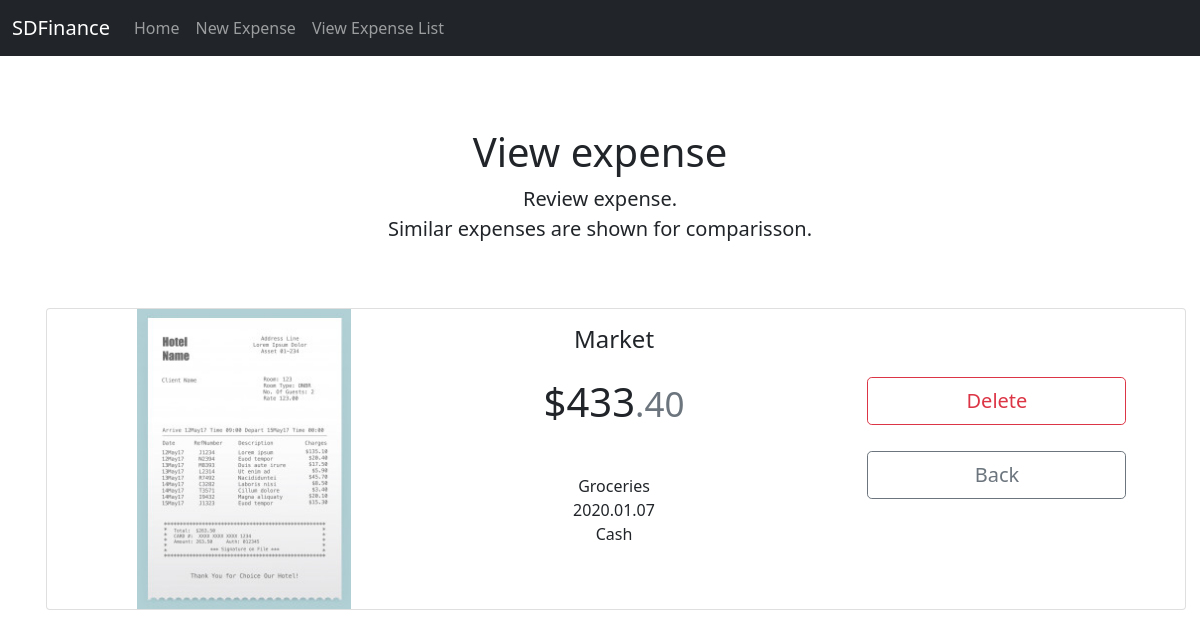
The app's page /view/4 with its own data.
### tables this page shows
CREATE TABLE "EXPENSES" (
	"ExpenseId"	INTEGER NOT NULL UNIQUE,
	"ExpenseDate"	NUMERIC,
	"ExpenseDescription"	TEXT NOT NULL,
	"ExpenseAmount"	NUMERIC NOT NULL,
	"AccountId"	INTEGER,
	"CategoryId"	INTEGER,
	"ExpenseStatus"	TEXT NOT NULL DEFAULT 'Ok',
	PRIMARY KEY("ExpenseId" AUTOINCREMENT),
	FOREIGN KEY("AccountId") REFERENCES "ACCOUNTS"("AccountId"),
	FOREIGN KEY("CategoryId") REFERENCES "CATEGORIES"("CategoryId")
);

CREATE TABLE "CATEGORIES" (
	"CategoryId"	INTEGER NOT NULL UNIQUE,
	"CategoryName"	TEXT NOT NULL,
	"CatergoryDescription"	TEXT NOT NULL,
	"CategoryNotes"	TEXT,
	"CategoryTag"	TEXT,
	PRIMARY KEY("CategoryId" AUTOINCREMENT)
);

CREATE TABLE "ACCOUNTS" (
	"AccountId"	INTEGER NOT NULL UNIQUE,
	"AccountName"	TEXT NOT NULL,
	"AccountDescription"	TEXT NOT NULL,
	"CurrencyId"	INTEGER NOT NULL,
	"AccountUser"	TEXT,
	"AccountNotes"	TEXT,
	PRIMARY KEY("AccountId" AUTOINCREMENT),
	FOREIGN KEY("CurrencyId") REFERENCES "CURRENCIES"
);

### app.py (the view)
@app.route("/view/<expense_id>")
def view(expense_id):
    query = f"SELECT ExpenseDate, ExpenseDescription, CategoryName, ACCOUNTS.AccountName, ExpenseAmount, ExpenseId FROM EXPENSES JOIN ACCOUNTS ON EXPENSES.AccountId=ACCOUNTS.AccountId JOIN CATEGORIES ON EXPENSES.CategoryId=CATEGORIES.CategoryId WHERE ExpenseId={expense_id}"
    table_list_data = cursor.execute(query)
    for data in table_list_data:
        expense_data = [data[0], data[1], data[2], data[3], format_amount_view_expense(data[4]), data[5]]
        break
    return render_template("expense_view.html", expense_data=expense_data)

### helpers.py (called while the page is built)
def format_amount_view_expense(amount):
    amount = float(amount) * -1
    formatted_float = "${:,}".format(int(amount // 1))
    formatted_decimals = "00" if "{00}".format(int(round(float(amount) % 1, 2) * 100)) == "0" else "{00}".format(int(round(float(amount) % 1, 2) * 100))
    return formatted_float, formatted_decimals

### templates/expense_view.html (shortened to what this page needs)
{% extends "layout.html" %}
{% block head %}
<link href="../static/styles.css" rel="stylesheet">
{% endblock %}
{% block main %}
  <div class="starter-template text-center py-5 px-3">
    <h1>View expense</h1>
    <p class="lead">Review expense.<br> Similar expenses are shown for comparisson.</p>
  </div>
  <div class="row row-cols-1 mb-3 text-center">
    <div class="card mb-12" style="max-width: 8000px; margin-left: 1rem; padding-right: 1rem;">
      <div class="row g-0">
        <div class="col-md-4">
          <img src="../static/assets/receipt_resized.png" alt="receipt" style="max-height:300px;">
        </div>
        <div class="col-md-4">
          <div class="card-body">
            <h4 class="my-0 fw-normal">{{ expense_data[1] }}</h4><br>
            <h1 class="card-title pricing-card-title">{{ expense_data[4][0] }}<small class="text-muted">.{{ expense_data[4][1] }}</small></h1><br>
            <p class="card-text">
              <ul class="list-unstyled mt-3 mb-4">
                <li>{{ expense_data[2] }}</li>
                <li>{{ expense_data[0] }}</li>
                <li>{{ expense_data[3] }}</li>
              </ul>
            </p>
          </div>
        </div>
        <div class="col-md-4">
          <div style="padding: 15%">
            <a type="button" class="w-100 btn btn-lg btn-outline-danger" href="/delete/{{ expense_data[5] }}" style="margin: 5%">Delete</a>
            <a type="button" class="w-100 btn btn-lg btn-outline-secondary" href="/list" style="margin: 5%">Back</a>
          </div>
        </div>
      </div>
    </div>
  </div>
  <div class="col">
    <br><br>
  </div>
{% endblock %}

### static/styles.css (style rules this page uses)
body { padding-top: 5rem; }

### records on screen
EXPENSES: ExpenseDescription "Market", ExpenseDate "2020.01.07"
CATEGORIES: CategoryName "Groceries"
ACCOUNTS: AccountName "Cash"

### other values on screen
{{ expense_data[4][0] }} "$433"
{{ expense_data[4][1] }} "40"
